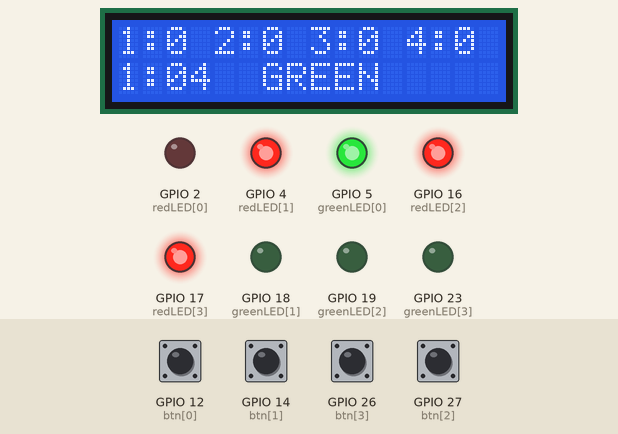
Bench run of a sketch on a simulated ESP32. Shown: 16×2 character LCD, output pins drawn as LEDs (lit = HIGH). Inputs (shaded band) come from the test bench; at power-on: GPIO 12 (btn[0]), GPIO 14 (btn[1]), GPIO 26 (btn[3]), GPIO 27 (btn[2]) HIGH.

Above: at 2.4 s.
2.5 s: GPIO 12 (btn[0]) pulled LOW for 1 s
At 6.43 s:
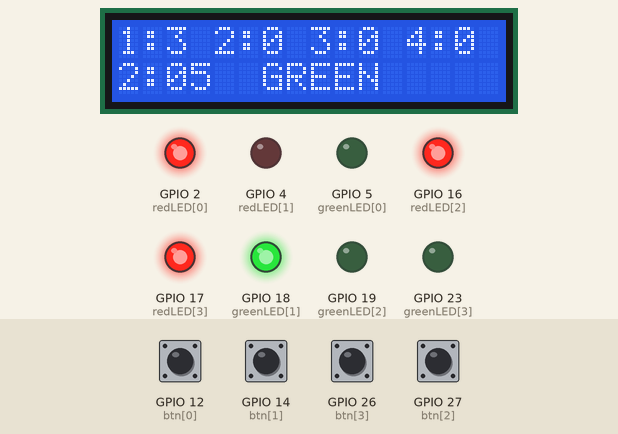
6.5 s: GPIO 14 (btn[1]) pulled LOW for 0.15 s
At 6.8 s:
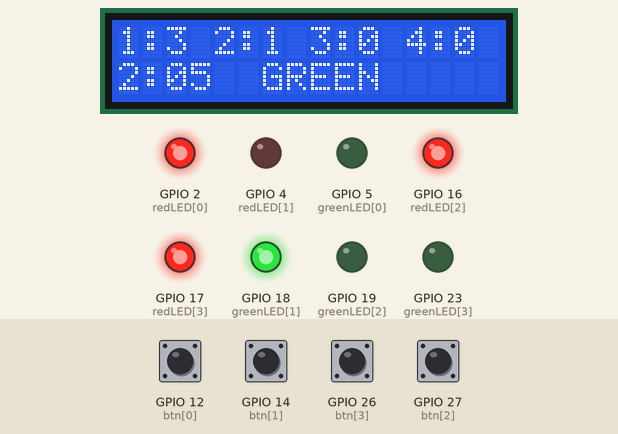
9.0 s: GPIO 26 (btn[3]) pulled LOW for 0.15 s
At 11.8 s:
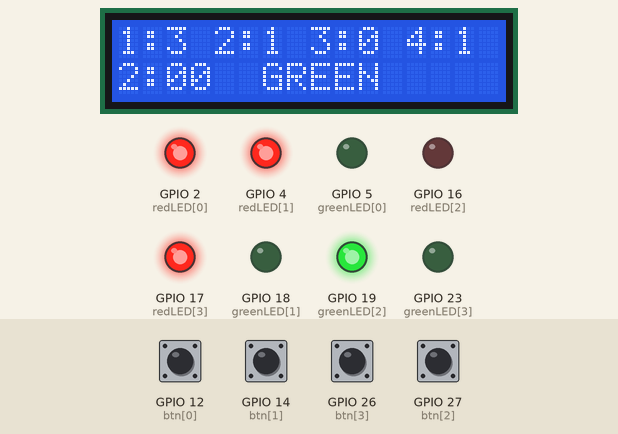
12.1 s: GPIO 27 (btn[2]) pulled LOW for 0.15 s
At 12.6 s:
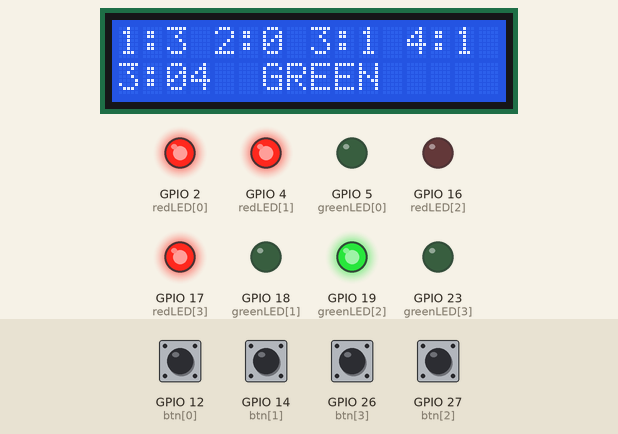
14.6 s: GPIO 12 (btn[0]) pulled LOW for 0.15 s
At 17.4 s:
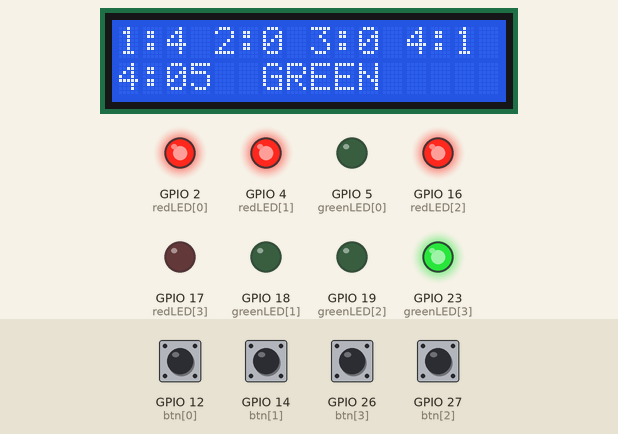
17.7 s: GPIO 14 (btn[1]) pulled LOW for 1 s
At 19.3 s:
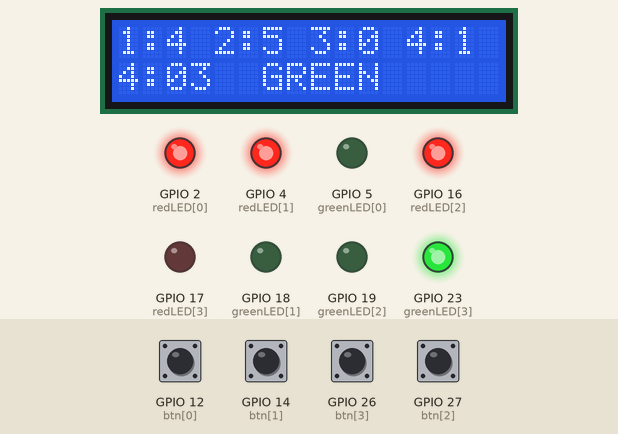
Timing chart, 0 to 20.8 s (numbered marks = the images above; inputs shaded):
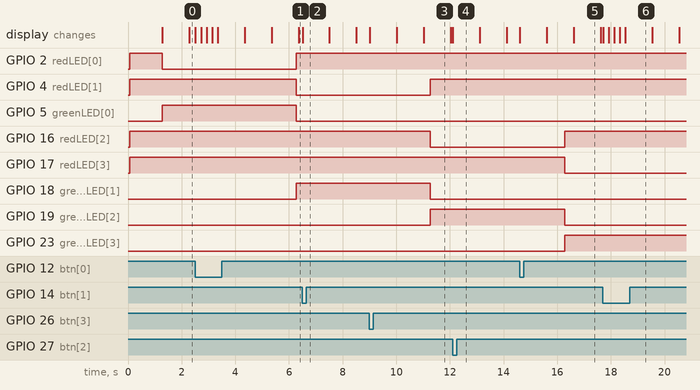

Measured:
- what the display in image 3 shows lasts 1.0 s, from 11.0 s to 12.0 s

The sketch:

code.ino
```cpp
#include <LiquidCrystal.h>

// LCD pins (4-bit mode): RS, E, D4, D5, D6, D7
const int LCD_RS = 33;
const int LCD_E  = 32;
const int LCD_D4 = 21;
const int LCD_D5 = 22;
const int LCD_D6 = 13;
const int LCD_D7 = 15;

LiquidCrystal lcd(LCD_RS, LCD_E, LCD_D4, LCD_D5, LCD_D6, LCD_D7);

// Push button inputs (active LOW with INPUT_PULLUP)
const int btn[4] = {12, 14, 27, 26};

// LED outputs
const int greenLED[4] = {5, 18, 19, 23};
const int redLED[4]   = {2, 4, 16, 17};

// Vehicle count (press button to increment)
volatile int vehicles[4] = {0, 0, 0, 0};

// Timing and scheduling
const int minGreen = 5;    // minimum green seconds per path
const int maxGreen = 30;   // maximum green seconds per path
int currentPath = 0;

// State variables for countdown (non-blocking)
unsigned long pathEndMillis = 0;
int pathCountdownSec = 0;
unsigned long lastLCDUpdate = 0;
unsigned long lcdUpdateInterval = 1000; // ms

// Debounce
unsigned long lastBtnTime[4] = {0,0,0,0};
const unsigned long debounceMs = 200;

void setup() {
  // Initialize LCD
  lcd.begin(16, 2);
  lcd.clear();

  // Pins
  for (int i=0; i<4; i++) {
    pinMode(btn[i], INPUT_PULLUP);
    pinMode(greenLED[i], OUTPUT);
    pinMode(redLED[i], OUTPUT);
    digitalWrite(greenLED[i], LOW);
    digitalWrite(redLED[i], HIGH); // start as red
  }

  // Optional splash
  lcd.setCursor(0, 0);
  lcd.print("Traffic System");
  delay(1200);
  lcd.clear();

  // Start first path immediately
  startPath(currentPath);
}

void loop() {
  // 1) Read buttons (non-blocking, with debounce)
  for (int i=0; i<4; i++) {
    if (digitalRead(btn[i]) == LOW) { // pressed (active LOW)
      unsigned long now = millis();
      if (now - lastBtnTime[i] > debounceMs) {
        vehicles[i]++;                      // increment vehicle count
        lastBtnTime[i] = now;
        // immediate LCD update (we'll force next LCD refresh)
        lastLCDUpdate = 0;
      }
    }
  }

  // 2) Update countdown/state
  unsigned long now = millis();
  if (now >= pathEndMillis) {
    // Current path ended — move to next path
    finishPath(currentPath);
    currentPath = (currentPath + 1) % 4;
    startPath(currentPath);
  }

  // 3) Update LCD occasionally to avoid flicker
  if (now - lastLCDUpdate >= lcdUpdateInterval) {
    updateLCD();
    lastLCDUpdate = now;
  }

  // small sleep — keeps loop responsive but reduces CPU
  delay(10);
}

// Start a path: compute countdown and set LEDs
void startPath(int path) {
  // compute dynamic green time: default minGreen + vehicles/2 (you can change formula)
  int extra = vehicles[path] / 2;               // each 2 vehicles -> +1s
  int gtime = minGreen + extra;
  if (gtime > maxGreen) gtime = maxGreen;
  if (gtime < minGreen) gtime = minGreen;

  pathCountdownSec = gtime;
  pathEndMillis = millis() + (unsigned long)pathCountdownSec * 1000UL;

  // set LEDs: this path green, others red
  for (int i=0; i<4; i++) {
    if (i == path) {
      digitalWrite(greenLED[i], HIGH);
      digitalWrite(redLED[i], LOW);
    } else {
      digitalWrite(greenLED[i], LOW);
      digitalWrite(redLED[i], HIGH);
    }
  }
}

// Called when a path finishes — optional vehicle clearing simulation
void finishPath(int path) {
  // Simulate clearing vehicles during green time:
  // We remove roughly (gtime / 2) vehicles (approx 2 vehicles per second)
  int removed = pathCountdownSec / 2;
  if (removed > 0) {
    vehicles[path] -= removed;
    if (vehicles[path] < 0) vehicles[path] = 0;
  }
}

// Update the LCD display
void updateLCD() {
  // First line: vehicle counts (compact)
  // Try to keep it within 16 chars: "1:5 2:4 3:7 4:2"
  char line1[17];
  snprintf(line1, sizeof(line1), "1:%d 2:%d 3:%d 4:%d",
           vehicles[0], vehicles[1], vehicles[2], vehicles[3]);

  // Second line: show countdown for current path
  // compute remaining seconds more accurately
  long remainingMs = (long)pathEndMillis - (long)millis();
  int remainingSec = 0;
  if (remainingMs > 0) remainingSec = (remainingMs + 500) / 1000; // round
  char line2[17];
  snprintf(line2, sizeof(line2), "%d:%02d  GREEN", currentPath+1, remainingSec);

  // Write to LCD (clear then print)
  lcd.clear();
  lcd.setCursor(0,0);
  lcd.print(line1);
  lcd.setCursor(0,1);
  lcd.print(line2);
}
```
